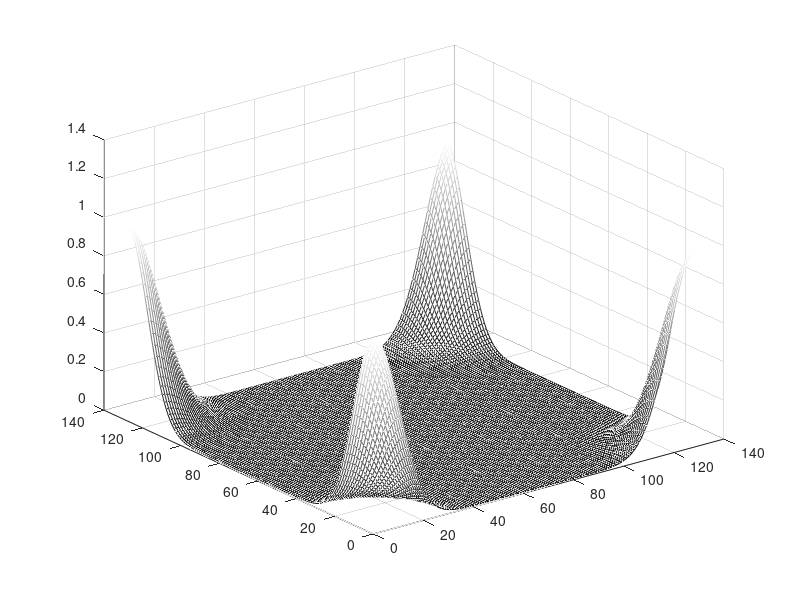

Recreate this plot in MATLAB. (Note: this script raises an error after producing the figure.)
%% s_FFTinMatlab.m

%% This file explains the Matlab conventions for transforming from space
% to the frequency domain.  

% First an extremely small example
nSamples = 6;

% In the transform domain, t(1,1) represents the DC term.  You can prove
% this by calculating the inverse FFT for all zeros except t(1,1)
t = zeros(nSamples,nSamples);
t(1,1) = 1;
ft = ifft2(t)
isreal(ft)  % The entries are all 1/(6*6)

% In the space domain, the s(1,1) position represents the center of the
% image.  You can prove this by calculation
s = zeros(nSamples,nSamples);
s(1,1) = 1;
fft2(s)     % This produces the output for an impulse at the center
isreal(s)


%% The implications of these representations for using fft2 
%
% See Matlab work on fft2, ifft2, fftshift and ifftshift
%

% img = ones(64,64); img = padarray(img,[32 32]);
% g = zeros(128,128); g(65,65) = 1;

%% Image centering
% The center of an image of size (N,N) is
%  when N is odd,         ceil(N/2) + 1, 
%      so if N = 5, center is (4,4)
%  when N is even is also ceil(N/2) + 1 = N/2 + 1, 
%      so if N = 6, center is (4,4)
%
% When we pad an image or a filter, we want to do so in a way that the
% value at the center remains the center.   
%
% This leaves the center of the image at the same location as it was. So,
% if we have an odd size image, we pad it on the right and bottom. 
%
% Suppose we have an even size image, say N=6, and we pad it to N=7. The
% new center will be at (5,5). To preserve the old center data, which was
% at (4,4) to be at (5,5), we must pad at the left and top first.
%
%  If we pad an odd dimension, first pad the right and bottom
%  If we pad an even dimension, first pad the left and top
%

%%
% Suppose we create a PSF.  In most coding, the natural way to create a
% PSF is as an image.  The center is not in (1,1), but in the center.  

g = fspecial('gaussian',128,2); axis equal
figure(1); colormap(gray); mesh(g)

% To calculate the OTF of the point spread function, we should place the
% center of the image in the (1,1) position.  We do this using fftshift.
% We can then take the fft2 of the result to produce the OTF.
gFT = fft2(fftshift(g));
figure(1); mesh(abs(gFT))

% Next, suppose we want to transform an image.  Again, the image center is
% not in (1,1).  It is in the center.
tmp = load('trees');
cmap = gray(128);
img = cmap(tmp.X);
img = img(1:128,1:128);
figure(1); colormap(gray); imagesc(img); axis image

% Before we transform the image, we want to place its center in the (1,1)
% position.
imgC = fftshift(img);
figure(1); imagesc(imgC); axis image

% Then we compute the transform
imgFT = fft2(imgC);

% We are ready to multiply the transformed image and the OTF 
imgFTgFT = imgFT .* gFT;

% We can return the transform to the space domain.  
imgConvG = ifft2(imgFTgFT);

% When we do, the image center is in the (1,1) position.
figure(1); colormap(gray); imagesc(imgConvG); axis image

% We want the center in the center.  So we apply the ifftshift
imgConvGCentered = ifftshift(imgConvG);
figure(1); imagesc(imgConvGCentered); axis image

% End ------------------
